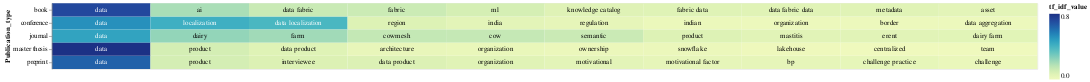

Source (notebook cell):
### Code cell
# Select the top terms for each PDF
top_terms_df_publication_type = result_df_tfidf_publication_type.groupby('Publication_type').head(10)

# Add a small random value to 'idf_value' for better visualization
top_terms_df_publication_type['tf_idf_value'] = top_terms_df_publication_type['tf_idf_value'] + np.random.rand(top_terms_df_publication_type.shape[0]) * 0.0001

# Create a base chart
base = alt.Chart(top_terms_df_publication_type).encode(
    x=alt.X('rank:O', axis=None),  # Use rank for x-axis
    y='Publication_type:N',
    color=alt.Color('tf_idf_value:Q', scale=alt.Scale(scheme='viridis')),
    text='top_word:N'  # Corrected column name to 'topic_word'
).transform_window(
    rank="rank()",
    sort=[alt.SortField("tf_idf_value", order="descending")],
    groupby=["Publication_type"]
)

# Create a heatmap
heatmap = base.mark_rect().encode(
    color='tf_idf_value:Q',
)

# Create text labels with conditional color
text = base.mark_text(baseline='middle').encode(
    text='top_word:N',
    color=alt.condition(alt.datum.tf_idf_value >= 0.4, alt.value('white'), alt.value('black'))
)

# Display the heatmap and text labels
chart_publication_type = (heatmap + text).properties(width=1500)
chart_publication_type

### Figure 1 — Vega-Lite specification as saved in the notebook (floating-point values rounded to 4 significant figures)
{"config": {"view": {"continuousWidth": 300, "continuousHeight": 300}}, "layer": [{"mark": {"type": "rect"}, "encoding": {"color": {"field": "tf_idf_value", "type": "quantitative"}, "text": {"field": "top_word", "type": "nominal"}, "x": {"axis": null, "field": "rank", "type": "ordinal"}, "y": {"field": "Publication_type", "type": "nominal"}}, "transform": [{"window": [{"op": "rank", "field": "", "as": "rank"}], "groupby": ["Publication_type"], "sort": [{"field": "tf_idf_value", "order": "descending"}]}]}, {"mark": {"type": "text", "baseline": "middle"}, "encoding": {"color": {"condition": {"test": "(datum.tf_idf_value >= 0.4)", "value": "white"}, "value": "black"}, "text": {"field": "top_word", "type": "nominal"}, "x": {"axis": null, "field": "rank", "type": "ordinal"}, "y": {"field": "Publication_type", "type": "nominal"}}, "transform": [{"window": [{"op": "rank", "field": "", "as": "rank"}], "groupby": ["Publication_type"], "sort": [{"field": "tf_idf_value", "order": "descending"}]}]}], "data": {"name": "data-c42e8bf2bf436eadfd104499ad116ee8"}, "width": 1500, "$schema": "https://vega.github.io/schema/vega-lite/v5.15.1.json", "datasets": {"data-c42e8bf2bf436eadfd104499ad116ee8": [{"Publication_type": "conference", "top_word": "data", "tf_idf_value": 0.5433}, {"Publication_type": "conference", "top_word": "localization", "tf_idf_value": 0.4453}, {"Publication_type": "conference", "top_word": "data localization", "tf_idf_value": 0.4164}, {"Publication_type": "conference", "top_word": "region", "tf_idf_value": 0.108}, {"Publication_type": "conference", "top_word": "india", "tf_idf_value": 0.08689}, {"Publication_type": "conference", "top_word": "regulation", "tf_idf_value": 0.07632}, {"Publication_type": "conference", "top_word": "indian", "tf_idf_value": 0.05437}, {"Publication_type": "conference", "top_word": "organization", "tf_idf_value": 0.05147}, {"Publication_type": "conference", "top_word": "border", "tf_idf_value": 0.05145}, {"Publication_type": "conference", "top_word": "data aggregation", "tf_idf_value": 0.05012}, {"Publication_type": "book", "top_word": "data", "tf_idf_value": 0.7348}, {"Publication_type": "book", "top_word": "ai", "tf_idf_value": 0.2303}, {"Publication_type": "book", "top_word": "data fabric", "tf_idf_value": 0.1641}, {"Publication_type": "book", "top_word": "fabric", "tf_idf_value": 0.158}, {"Publication_type": "book", "top_word": "ml", "tf_idf_value": 0.1332}, {"Publication_type": "book", "top_word": "knowledge catalog", "tf_idf_value": 0.1037}, {"Publication_type": "book", "top_word": "fabric data", "tf_idf_value": 0.1001}, {"Publication_type": "book", "top_word": "data fabric data", "tf_idf_value": 0.09908}, {"Publication_type": "book", "top_word": "metadata", "tf_idf_value": 0.09808}, {"Publication_type": "book", "top_word": "asset", "tf_idf_value": 0.08732}, {"Publication_type": "journal", "top_word": "data", "tf_idf_value": 0.4868}, {"Publication_type": "journal", "top_word": "dairy", "tf_idf_value": 0.2744}, {"Publication_type": "journal", "top_word": "farm", "tf_idf_value": 0.2478}, {"Publication_type": "journal", "top_word": "cowmesh", "tf_idf_value": 0.1771}, {"Publication_type": "journal", "top_word": "cow", "tf_idf_value": 0.174}, {"Publication_type": "journal", "top_word": "semantic", "tf_idf_value": 0.1619}, {"Publication_type": "journal", "top_word": "product", "tf_idf_value": 0.1105}, {"Publication_type": "journal", "top_word": "mastitis", "tf_idf_value": 0.09503}, {"Publication_type": "journal", "top_word": "erent", "tf_idf_value": 0.09457}, {"Publication_type": "journal", "top_word": "dairy farm", "tf_idf_value": 0.0927}, {"Publication_type": "preprint", "top_word": "data", "tf_idf_value": 0.6669}, {"Publication_type": "preprint", "top_word": "product", "tf_idf_value": 0.1368}, {"Publication_type": "preprint", "top_word": "interviewee", "tf_idf_value": 0.1144}, {"Publication_type": "preprint", "top_word": "data product", "tf_idf_value": 0.1129}, {"Publication_type": "preprint", "top_word": "organization", "tf_idf_value": 0.09848}, {"Publication_type": "preprint", "top_word": "motivational", "tf_idf_value": 0.08575}, {"Publication_type": "preprint", "top_word": "motivational factor", "tf_idf_value": 0.07661}, {"Publication_type": "preprint", "top_word": "bp", "tf_idf_value": 0.07517}, {"Publication_type": "preprint", "top_word": "challenge practice", "tf_idf_value": 0.0735}, {"Publication_type": "preprint", "top_word": "challenge", "tf_idf_value": 0.05904}, {"Publication_type": "master thesis", "top_word": "data", "tf_idf_value": 0.8159}, {"Publication_type": "master thesis", "top_word": "product", "tf_idf_value": 0.1356}, {"Publication_type": "master thesis", "top_word": "data product", "tf_idf_value": 0.1004}, {"Publication_type": "master thesis", "top_word": "architecture", "tf_idf_value": 0.06762}, {"Publication_type": "master thesis", "top_word": "organization", "tf_idf_value": 0.06356}, {"Publication_type": "master thesis", "top_word": "ownership", "tf_idf_value": 0.056}, {"Publication_type": "master thesis", "top_word": "snowflake", "tf_idf_value": 0.05483}, {"Publication_type": "master thesis", "top_word": "lakehouse", "tf_idf_value": 0.04483}, {"Publication_type": "master thesis", "top_word": "centralized", "tf_idf_value": 0.04068}, {"Publication_type": "master thesis", "top_word": "team", "tf_idf_value": 0.03996}]}}
